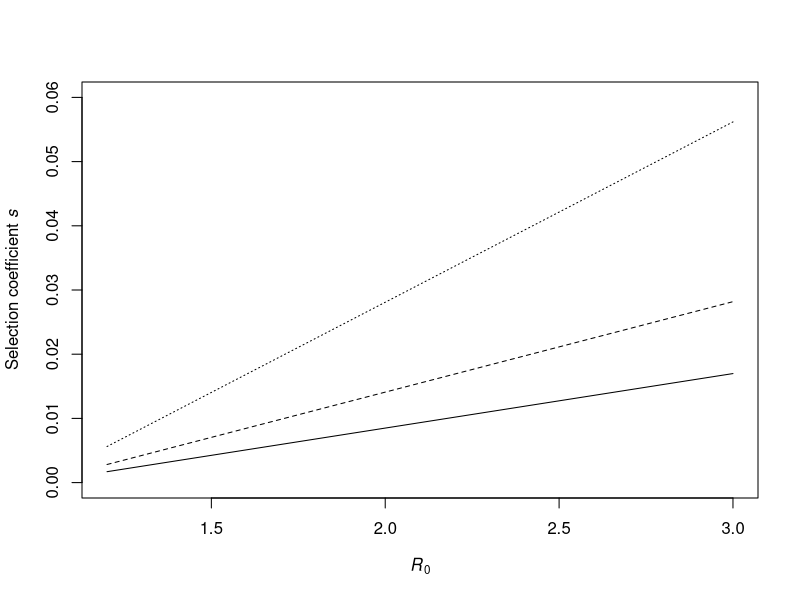

This chart was generated by the following R code:
pfix <- function(Sadj, Seq, beta, N){
	s = beta*Sadj-beta*Seq
	pfix = (1-exp(-2*s)) / (1-exp(-2*N*s))
	return(data.frame(s,pfix))
}

R0S = seq(1.2,3,length.out=1000)
	
smithConv = .07
distance = .6
birthRate = 1/(30*365)
deathRate = birthRate
gamma = 1/5
N = 15000000

meanStep = 0.6
sdStep = 0.4
alpha = (meanStep * meanStep) / (sdStep * sdStep)
beta = (sdStep * sdStep) / meanStep
x = seq(.0001,5,length=1000)
hx = dgamma(x,shape = alpha,rate = 1/beta)
hx = hx/sum(x*hx)

DISTANCES = c(0.1,0.3,0.6,1.0,2.0)

DISTANCES = c(0.6, 1.0, 2.0)
i=1
# for(distance in DISTANCES){
	# abline(v=distance,lty=i)
	# i=i+1
# }

pdf('R0_selection.pdf',3.425,4)

FIRST=TRUE
i=1
for(distance in DISTANCES){
	PFIXS = c()
	S = c()
	Scalc = c()
	for(R0 in R0S){
		beta = R0 * (gamma+birthRate)
		Seq = 1/R0
		Ieq = birthRate/beta*((R0)-1.0)
		Req = 1-Seq-Ieq
		
		Radj = Req*(1-smithConv*distance)
		Sadj = 1-Radj-1/N
		
		out = pfix(Sadj,Seq,beta,N)
	
		PFIXS = c(PFIXS, out$pfix)
		S = c(S, out$s)
		Scalc = c(Scalc,(R0-1)*(gamma*smithConv*distance+birthRate))
	}
	if(FIRST){
		plot(R0S,S,type='l',ylab=expression(paste('Selection coefficient ',italic('s'))),xlab=expression(italic('R'[0])),ylim=c(0,.06),lty=i)
		FIRST=FALSE
	}
	else{
		lines(R0S,S,type='l',lty=i)
	}
	i = i+1
}

dev.off()